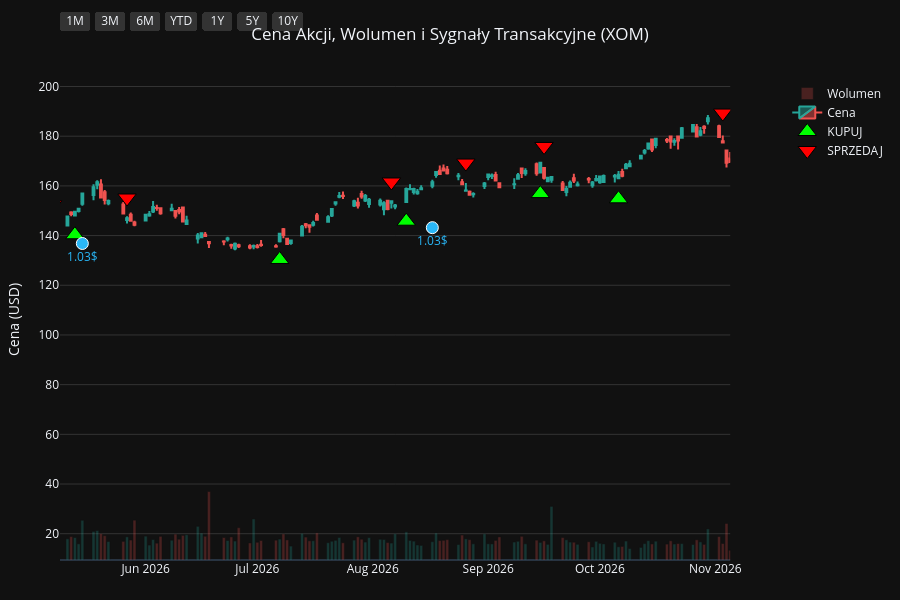
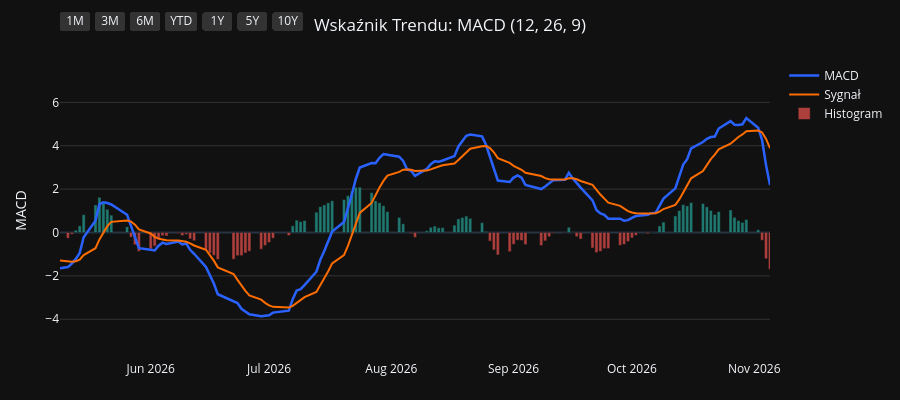
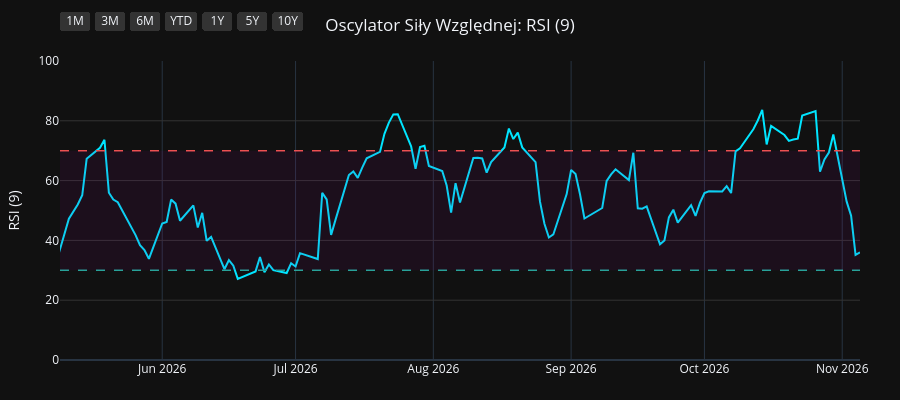
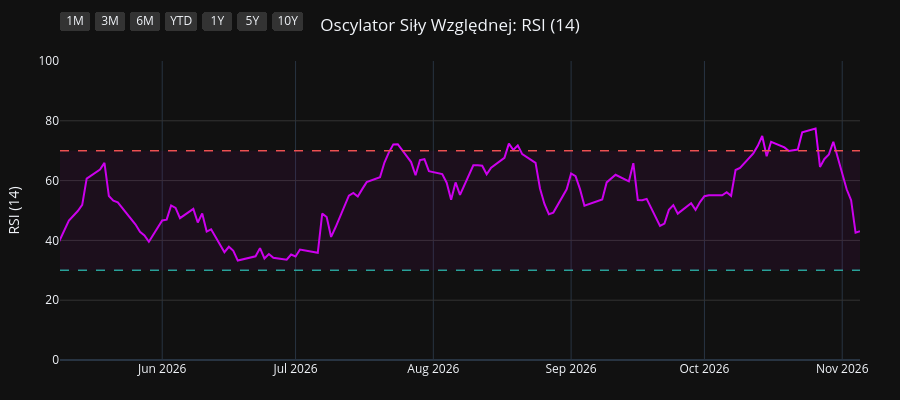

Source (notebook cell) for these figures, in order:
### Code cell
import os
import yfinance as yf
import pandas as pd
import pandas_ta as ta
import plotly.graph_objects as go
from plotly.subplots import make_subplots

# 1. Pobranie i przygotowanie danych
symbol = os.environ.get("STOCK_TICKER", "").strip().upper()
if not symbol:
    raise RuntimeError("Set STOCK_TICKER before running price_extractor.ipynb")
df = yf.Ticker(symbol).history(period="10y")
df.index = df.index.tz_localize(None)

# Wskaźniki i sygnały
df.ta.macd(fast=12, slow=26, signal=9, append=True)
df.ta.rsi(length=9, append=True)
df.ta.rsi(length=14, append=True)
df.ta.rsi(length=21, append=True)
df.dropna(inplace=True)

macd = df['MACD_12_26_9']
signal = df['MACDs_12_26_9']
wczorajszy_macd = macd.shift(1)
wczorajszy_signal = signal.shift(1)

df['Decyzja'] = 'BRAK'
df.loc[(macd > signal) & (wczorajszy_macd <= wczorajszy_signal), 'Decyzja'] = 'KUPUJ'
df.loc[(macd < signal) & (wczorajszy_macd >= wczorajszy_signal), 'Decyzja'] = 'SPRZEDAJ'

df_kupuj = df[df['Decyzja'] == 'KUPUJ']
df_sprzedaj = df[df['Decyzja'] == 'SPRZEDAJ']
df_dywidendy = df[df['Dividends'] > 0]
df_splity = df[df['Stock Splits'] > 0]

# Wspólna konfiguracja osi X
konfiguracja_osi_x = dict(
    type="date",
    showspikes=True, spikemode="across", spikesnap="cursor", spikedash="dot", spikecolor="#ffffff", spikethickness=1, hoverformat="%Y-%m-%d",
    rangeselector=dict(
        buttons=list([
            dict(count=1, label="1M", step="month", stepmode="backward"),
            dict(count=3, label="3M", step="month", stepmode="backward"),
            dict(count=6, label="6M", step="month", stepmode="backward"),
            dict(count=1, label="YTD", step="year", stepmode="todate"),
            dict(count=1, label="1Y", step="year", stepmode="backward"),
            dict(count=5, label="5Y", step="year", stepmode="backward"),
            dict(step="all", label="10Y")
        ]),
        bgcolor="#333333", activecolor="#2962ff", x=0, y=1.1
    )
)

# ==========================================
# WYKRES 1: CENA + WOLUMEN + SYGNAŁY
# ==========================================
fig1 = make_subplots(specs=[[{"secondary_y": True}]])

kolory_wolumenu = ['#26a69a' if row['Close'] >= row['Open'] else '#ef5350' for index, row in df.iterrows()]
fig1.add_trace(go.Bar(x=df.index, y=df['Volume'], marker_color=kolory_wolumenu, opacity=0.25, name='Wolumen'), secondary_y=True)
fig1.add_trace(go.Candlestick(x=df.index, open=df['Open'], high=df['High'], low=df['Low'], close=df['Close'], name='Cena', increasing_line_color='#26a69a', decreasing_line_color='#ef5350'), secondary_y=False)
fig1.add_trace(go.Scatter(x=df_kupuj.index, y=df_kupuj['Low'] * 0.95, customdata=df_kupuj[['Low', 'High']], mode='markers', marker=dict(symbol='triangle-up', size=16, color='#00ff00', line=dict(width=1, color='black')), name='KUPUJ', hovertemplate='KUPUJ<br>Najniższa: %{customdata[0]:.2f}<br>Najwyższa: %{customdata[1]:.2f}<extra></extra>'), secondary_y=False)
fig1.add_trace(go.Scatter(x=df_sprzedaj.index, y=df_sprzedaj['High'] * 1.05, customdata=df_sprzedaj[['Low', 'High']], mode='markers', marker=dict(symbol='triangle-down', size=16, color='#ff0000', line=dict(width=1, color='black')), name='SPRZEDAJ', hovertemplate='SPRZEDAJ<br>Najniższa: %{customdata[0]:.2f}<br>Najwyższa: %{customdata[1]:.2f}<extra></extra>'), secondary_y=False)

if not df_dywidendy.empty:
    fig1.add_trace(go.Scatter(x=df_dywidendy.index, y=df_dywidendy['Low'] * 0.90, mode='markers+text', marker=dict(symbol='circle', size=12, color='#29b6f6', line=dict(width=1, color='white')), text=df_dywidendy['Dividends'].apply(lambda x: f"{x}$"), textposition="bottom center", name='Dywidenda', showlegend=False, hovertemplate='Dywidenda: %{text}<extra></extra>', textfont=dict(color="#29b6f6")), secondary_y=False)
if not df_splity.empty:
                    fig1.add_trace(go.Scatter(x=df_splity.index, y=df_splity['High'], mode='markers+text', marker=dict(symbol='star', size=16, color='#ffee58', line=dict(width=1, color='black')), text=df_splity['Stock Splits'].apply(lambda x: f"{x:g}:1" if x >= 1 else f"1:{1 / x:g}"), textposition="top center", name='Split', hovertemplate='%{text}<extra></extra>', textfont=dict(color="#ffee58")), secondary_y=False)

fig1.update_layout(title=dict(text=f"Cena Akcji, Wolumen i Sygnały Transakcyjne ({symbol})", x=0.5, xanchor='center'), dragmode='pan', xaxis_rangeslider_visible=False, template='plotly_dark', height=600, hovermode='x unified', margin=dict(l=60, r=40, t=60, b=40))
fig1.update_xaxes(**konfiguracja_osi_x)
fig1.update_xaxes(range=[df.index.max() - pd.Timedelta(days=180), df.index.max()])
fig1.update_yaxes(title_text="Cena (USD)", secondary_y=False, gridcolor='#333333')
fig1.update_yaxes(range=[0, df['Volume'].max() * 4], showgrid=False, showticklabels=False, secondary_y=True)
fig1.show(config={'scrollZoom': True})

# ==========================================
# WYKRES 2: WSKAŹNIK MACD
# ==========================================
fig2 = go.Figure()
fig2.add_trace(go.Scatter(x=df.index, y=df['MACD_12_26_9'], line=dict(color='#2962ff', width=2.5), name='MACD'))
fig2.add_trace(go.Scatter(x=df.index, y=df['MACDs_12_26_9'], line=dict(color='#ff6d00', width=2), name='Sygnał'))
kolory_macd = ['#26a69a' if val >= 0 else '#ef5350' for val in df['MACDh_12_26_9']]
fig2.add_trace(go.Bar(x=df.index, y=df['MACDh_12_26_9'], marker_color=kolory_macd, name='Histogram', opacity=0.7))
fig2.update_layout(title=dict(text="Wskaźnik Trendu: MACD (12, 26, 9)", x=0.5, xanchor='center'), dragmode='pan', xaxis_rangeslider_visible=False, template='plotly_dark', height=400, hovermode='x unified', margin=dict(l=60, r=40, t=60, b=40))
fig2.update_xaxes(**konfiguracja_osi_x)
fig2.update_xaxes(range=[df.index.max() - pd.Timedelta(days=180), df.index.max()])
fig2.update_yaxes(title_text="MACD", gridcolor='#333333')
fig2.show(config={'scrollZoom': True})

# ==========================================
# WYKRES 3: OSCYLATOR RSI (9)
# ==========================================
fig3 = go.Figure()
fig3.add_trace(go.Scatter(x=df.index, y=df['RSI_9'], line=dict(color='#00e5ff', width=2), name='RSI (9)'))
fig3.add_hline(y=70, line_dash="dash", line_color="#ef5350", line_width=1.5)
fig3.add_hline(y=30, line_dash="dash", line_color="#26a69a", line_width=1.5)
fig3.add_hrect(y0=30, y1=70, line_width=0, fillcolor="purple", opacity=0.1)
fig3.update_layout(title=dict(text="Oscylator Siły Względnej: RSI (9)", x=0.5, xanchor='center'), dragmode='pan', xaxis_rangeslider_visible=False, template='plotly_dark', height=400, hovermode='x unified', margin=dict(l=60, r=40, t=60, b=40))
fig3.update_xaxes(**konfiguracja_osi_x)
fig3.update_xaxes(range=[df.index.max() - pd.Timedelta(days=180), df.index.max()])
fig3.update_yaxes(title_text="RSI (9)", range=[0, 100], gridcolor='#333333')
fig3.show(config={'scrollZoom': True})

# ==========================================
# WYKRES 4: OSCYLATOR RSI (14)
# ==========================================
fig4 = go.Figure()
fig4.add_trace(go.Scatter(x=df.index, y=df['RSI_14'], line=dict(color='#d500f9', width=2), name='RSI (14)'))
fig4.add_hline(y=70, line_dash="dash", line_color="#ef5350", line_width=1.5)
fig4.add_hline(y=30, line_dash="dash", line_color="#26a69a", line_width=1.5)
fig4.add_hrect(y0=30, y1=70, line_width=0, fillcolor="purple", opacity=0.1)
fig4.update_layout(title=dict(text="Oscylator Siły Względnej: RSI (14)", x=0.5, xanchor='center'), dragmode='pan', xaxis_rangeslider_visible=False, template='plotly_dark', height=400, hovermode='x unified', margin=dict(l=60, r=40, t=60, b=40))
fig4.update_xaxes(**konfiguracja_osi_x)
fig4.update_xaxes(range=[df.index.max() - pd.Timedelta(days=180), df.index.max()])
fig4.update_yaxes(title_text="RSI (14)", range=[0, 100], gridcolor='#333333')
fig4.show(config={'scrollZoom': True})

# ==========================================
# WYKRES 5: OSCYLATOR RSI (21)
# ==========================================
fig5 = go.Figure()
fig5.add_trace(go.Scatter(x=df.index, y=df['RSI_21'], line=dict(color='#64dd17', width=2), name='RSI (21)'))
fig5.add_hline(y=70, line_dash="dash", line_color="#ef5350", line_width=1.5)
fig5.add_hline(y=30, line_dash="dash", line_color="#26a69a", line_width=1.5)
fig5.add_hrect(y0=30, y1=70, line_width=0, fillcolor="purple", opacity=0.1)
fig5.update_layout(title=dict(text="Oscylator Siły Względnej: RSI (21)", x=0.5, xanchor='center'), dragmode='pan', xaxis_rangeslider_visible=False, template='plotly_dark', height=400, hovermode='x unified', margin=dict(l=60, r=40, t=60, b=40))
fig5.update_xaxes(**konfiguracja_osi_x)
fig5.update_xaxes(range=[df.index.max() - pd.Timedelta(days=180), df.index.max()])
fig5.update_yaxes(title_text="RSI (21)", range=[0, 100], gridcolor='#333333')
fig5.show(config={'scrollZoom': True})

### Figure 1 — Plotly figure (JSON) as saved in the notebook; plotly's stock layout.template omitted (floating-point values rounded to 4 significant figures; data arrays with more than 128 entries replaced by an {"elided": "..."} marker saying what was removed)
{"data": [{"marker": {"color": {"elided": "2480 str values"}}, "name": "Wolumen", "opacity": 0.25, "type": "bar", "x": {"elided": "2480 str values"}, "xaxis": "x", "y": {"elided": "2480 int values"}, "yaxis": "y2"}, {"close": {"elided": "2480 float values"}, "decreasing": {"line": {"color": "#ef5350"}}, "high": {"elided": "2480 float values"}, "increasing": {"line": {"color": "#26a69a"}}, "low": {"elided": "2480 float values"}, "name": "Cena", "open": {"elided": "2480 float values"}, "type": "candlestick", "x": {"elided": "2480 str values"}, "xaxis": "x", "yaxis": "y"}, {"customdata": {"elided": "94x2 float values"}, "hovertemplate": "KUPUJ<br>Najniższa: %{customdata[0]:.2f}<br>Najwyższa: %{customdata[1]:.2f}<extra></extra>", "marker": {"color": "#00ff00", "line": {"color": "black", "width": 1}, "size": 16, "symbol": "triangle-up"}, "mode": "markers", "name": "KUPUJ", "type": "scatter", "x": ["2017-02-13T00:00:00", "2017-05-01T00:00:00", "2017-06-12T00:00:00", "2017-07-14T00:00:00", "2017-07-19T00:00:00", "2017-07-27T00:00:00", "2017-08-02T00:00:00", "2017-09-01T00:00:00", "2017-11-30T00:00:00", "2017-12-21T00:00:00", "2018-02-26T00:00:00", "2018-05-10T00:00:00", "2018-06-08T00:00:00", "2018-06-29T00:00:00", "2018-07-26T00:00:00", "2018-08-22T00:00:00", "2018-11-02T00:00:00", "2018-11-29T00:00:00", "2019-01-04T00:00:00", "2019-04-08T00:00:00", "2019-06-06T00:00:00", "2019-08-21T00:00:00", "2019-08-29T00:00:00", "2019-10-21T00:00:00", "2019-11-01T00:00:00", "2019-12-09T00:00:00", "2020-01-02T00:00:00", "2020-02-14T00:00:00", "2020-03-25T00:00:00", "2020-05-20T00:00:00", "2020-07-16T00:00:00", "2020-08-04T00:00:00", "2020-10-08T00:00:00", "2020-10-29T00:00:00", "2021-01-07T00:00:00", "2021-02-08T00:00:00", "2021-04-28T00:00:00", "2021-06-03T00:00:00", "2021-06-23T00:00:00", "2021-07-29T00:00:00", "2021-08-26T00:00:00", "2021-12-10T00:00:00", "2021-12-27T00:00:00", "2022-03-04T00:00:00", "2022-03-25T00:00:00", "2022-04-08T00:00:00", "2022-05-04T00:00:00", "2022-05-16T00:00:00", "2022-07-19T00:00:00", "2022-08-10T00:00:00", "2022-10-04T00:00:00", "2022-12-23T00:00:00", "2023-02-10T00:00:00", "2023-03-28T00:00:00", "2023-04-28T00:00:00", "2023-05-24T00:00:00", "2023-06-02T00:00:00", "2023-06-28T00:00:00", "2023-07-24T00:00:00", "2023-08-30T00:00:00", "2023-09-28T00:00:00", "2023-10-19T00:00:00", "2023-11-15T00:00:00", "2023-11-17T00:00:00", "2023-12-15T00:00:00", "2024-01-25T00:00:00", "2024-05-17T00:00:00", "2024-06-24T00:00:00", "2024-07-11T00:00:00", "2024-08-09T00:00:00", "2024-08-30T00:00:00", "2024-09-19T00:00:00", "2024-11-07T00:00:00", "2024-12-31T00:00:00", "2025-02-04T00:00:00", "2025-03-14T00:00:00", "2025-04-23T00:00:00", "2025-05-08T00:00:00", "2025-06-09T00:00:00", "2025-07-08T00:00:00", "2025-08-19T00:00:00", "2025-09-16T00:00:00", "2025-09-24T00:00:00", "2025-10-22T00:00:00", "2025-11-07T00:00:00", "2025-12-10T00:00:00", "2025-12-23T00:00:00", "2026-03-17T00:00:00", "2026-04-30T00:00:00", "2026-05-13T00:00:00", "2026-07-07T00:00:00", "2026-08-10T00:00:00", "2026-09-15T00:00:00", "2026-10-06T00:00:00"], "xaxis": "x", "y": [51.71, 51.16, 52.06, 51.19, 50.88, 50.64, 50.58, 48.84, 53.23, 53.58, 50.61, 52.53, 54.38, 54.24, 54.95, 52.62, 53.43, 52.6, 46.66, 56.17, 50.62, 48.31, 47.42, 47.24, 47.58, 48.65, 49.51, 43.1, 25.15, 32.49, 31.92, 30.79, 25.09, 23.12, 33.9, 38.6, 43.96, 47.4, 49.93, 45.99, 43.55, 50.28, 48.82, 65.89, 67.63, 69.58, 72.63, 73.43, 71.18, 73.61, 77.26, 89.8, 97.58, 89.04, 98.9, 91.13, 89.25, 88.12, 88.77, 94.68, 101.7, 95.84, 89.91, 89.26, 87.14, 86.54, 104.3, 98.68, 98.05, 103.7, 103.6, 102.6, 106.6, 95.03, 95.7, 98.17, 96.5, 95.48, 94.98, 101.4, 98.0, 104.1, 105.7, 104.4, 106.1, 110.2, 110.2, 147.0, 141.9, 140.3, 130.4, 145.8, 156.9, 154.8], "yaxis": "y"}, {"customdata": {"elided": "94x2 float values"}, "hovertemplate": "SPRZEDAJ<br>Najniższa: %{customdata[0]:.2f}<br>Najwyższa: %{customdata[1]:.2f}<extra></extra>", "marker": {"color": "#ff0000", "line": {"color": "black", "width": 1}, "size": 16, "symbol": "triangle-down"}, "mode": "markers", "name": "SPRZEDAJ", "type": "scatter", "x": ["2017-04-17T00:00:00", "2017-05-25T00:00:00", "2017-06-22T00:00:00", "2017-07-18T00:00:00", "2017-07-21T00:00:00", "2017-07-28T00:00:00", "2017-08-10T00:00:00", "2017-10-18T00:00:00", "2017-12-19T00:00:00", "2018-01-29T00:00:00", "2018-05-01T00:00:00", "2018-05-25T00:00:00", "2018-06-13T00:00:00", "2018-07-17T00:00:00", "2018-07-27T00:00:00", "2018-10-04T00:00:00", "2018-11-14T00:00:00", "2018-12-11T00:00:00", "2019-03-08T00:00:00", "2019-04-09T00:00:00", "2019-07-17T00:00:00", "2019-08-26T00:00:00", "2019-09-26T00:00:00", "2019-10-31T00:00:00", "2019-11-14T00:00:00", "2019-12-31T00:00:00", "2020-01-08T00:00:00", "2020-02-24T00:00:00", "2020-05-13T00:00:00", "2020-06-12T00:00:00", "2020-07-31T00:00:00", "2020-08-19T00:00:00", "2020-10-28T00:00:00", "2020-12-18T00:00:00", "2021-01-25T00:00:00", "2021-03-16T00:00:00", "2021-05-19T00:00:00", "2021-06-18T00:00:00", "2021-06-29T00:00:00", "2021-08-18T00:00:00", "2021-11-02T00:00:00", "2021-12-14T00:00:00", "2022-02-10T00:00:00", "2022-03-15T00:00:00", "2022-03-28T00:00:00", "2022-04-22T00:00:00", "2022-05-10T00:00:00", "2022-06-13T00:00:00", "2022-08-08T00:00:00", "2022-09-01T00:00:00", "2022-11-09T00:00:00", "2023-02-02T00:00:00", "2023-02-17T00:00:00", "2023-04-26T00:00:00", "2023-05-01T00:00:00", "2023-05-31T00:00:00", "2023-06-20T00:00:00", "2023-07-14T00:00:00", "2023-08-23T00:00:00", "2023-09-21T00:00:00", "2023-09-29T00:00:00", "2023-10-23T00:00:00", "2023-11-16T00:00:00", "2023-12-05T00:00:00", "2024-01-10T00:00:00", "2024-04-15T00:00:00", "2024-05-22T00:00:00", "2024-07-10T00:00:00", "2024-08-05T00:00:00", "2024-08-20T00:00:00", "2024-09-03T00:00:00", "2024-10-16T00:00:00", "2024-11-26T00:00:00", "2025-01-31T00:00:00", "2025-03-03T00:00:00", "2025-04-03T00:00:00", "2025-05-05T00:00:00", "2025-05-21T00:00:00", "2025-06-27T00:00:00", "2025-07-16T00:00:00", "2025-09-08T00:00:00", "2025-09-22T00:00:00", "2025-09-30T00:00:00", "2025-11-04T00:00:00", "2025-11-24T00:00:00", "2025-12-16T00:00:00", "2026-02-17T00:00:00", "2026-04-02T00:00:00", "2026-05-07T00:00:00", "2026-05-27T00:00:00", "2026-08-06T00:00:00", "2026-08-26T00:00:00", "2026-09-16T00:00:00", "2026-11-03T00:00:00"], "xaxis": "x", "y": [56.89, 57.94, 57.15, 56.8, 56.63, 55.99, 56.43, 58.99, 59.37, 63.75, 55.72, 57.79, 60.17, 60.28, 60.01, 63.36, 58.8, 57.84, 59.63, 62.08, 57.76, 52.55, 54.92, 52.13, 53.73, 54.38, 54.76, 45.68, 35.34, 39.17, 33.97, 35.04, 26.6, 36.83, 39.58, 51.04, 51.96, 53.43, 55.36, 49.18, 57.67, 55.79, 71.95, 71.49, 75.22, 79.57, 78.46, 89.18, 81.73, 87.56, 104.3, 106.8, 106.8, 109.5, 109.7, 97.24, 98.87, 98.19, 102.1, 111.7, 113.4, 105.6, 99.16, 98.26, 95.82, 117.9, 114.8, 109.4, 113.4, 116.8, 114.3, 119.6, 118.8, 109.8, 112.4, 115.7, 104.8, 106.1, 111.3, 114.8, 112.3, 115.1, 115.8, 116.7, 120.6, 120.3, 154.5, 172.9, 152.4, 155.1, 161.6, 169.2, 175.9, 189.3], "yaxis": "y"}, {"hovertemplate": "Dywidenda: %{text}<extra></extra>", "marker": {"color": "#29b6f6", "line": {"color": "white", "width": 1}, "size": 12, "symbol": "circle"}, "mode": "markers+text", "name": "Dywidenda", "showlegend": false, "text": ["0.75$", "0.77$", "0.77$", "0.77$", "0.77$", "0.82$", "0.82$", "0.82$", "0.82$", "0.87$", "0.87$", "0.87$", "0.87$", "0.87$", "0.87$", "0.87$", "0.87$", "0.87$", "0.87$", "0.88$", "0.88$", "0.88$", "0.88$", "0.91$", "0.91$", "0.91$", "0.91$", "0.95$", "0.95$", "0.95$", "0.95$", "0.99$", "0.99$", "0.99$", "0.99$", "1.03$", "1.03$", "1.03$", "1.03$"], "textfont": {"color": "#29b6f6"}, "textposition": "bottom center", "type": "scatter", "x": ["2017-02-08T00:00:00", "2017-05-10T00:00:00", "2017-08-10T00:00:00", "2017-11-10T00:00:00", "2018-02-09T00:00:00", "2018-05-11T00:00:00", "2018-08-10T00:00:00", "2018-11-09T00:00:00", "2019-02-08T00:00:00", "2019-05-10T00:00:00", "2019-08-12T00:00:00", "2019-11-08T00:00:00", "2020-02-10T00:00:00", "2020-05-12T00:00:00", "2020-08-12T00:00:00", "2020-11-10T00:00:00", "2021-02-09T00:00:00", "2021-05-12T00:00:00", "2021-08-12T00:00:00", "2021-11-10T00:00:00", "2022-02-09T00:00:00", "2022-05-12T00:00:00", "2022-08-11T00:00:00", "2022-11-14T00:00:00", "2023-02-13T00:00:00", "2023-05-15T00:00:00", "2023-08-15T00:00:00", "2023-11-14T00:00:00", "2024-02-13T00:00:00", "2024-05-14T00:00:00", "2024-08-15T00:00:00", "2024-11-14T00:00:00", "2025-02-12T00:00:00", "2025-05-15T00:00:00", "2025-08-15T00:00:00", "2025-11-14T00:00:00", "2026-02-12T00:00:00", "2026-05-15T00:00:00", "2026-08-17T00:00:00"], "xaxis": "x", "y": [48.28, 49.03, 47.84, 50.43, 45.68, 50.52, 49.75, 50.78, 46.86, 48.99, 45.75, 47.19, 40.38, 30.46, 30.72, 25.95, 36.5, 44.46, 42.95, 48.81, 60.92, 65.21, 72.19, 89.52, 92.95, 84.6, 88.05, 85.48, 83.56, 97.54, 99.71, 102.4, 92.03, 91.83, 92.67, 102.9, 133.1, 136.8, 143.2], "yaxis": "y"}], "layout": {"dragmode": "pan", "height": 600, "hovermode": "x unified", "margin": {"b": 40, "l": 60, "r": 40, "t": 60}, "title": {"text": "Cena Akcji, Wolumen i Sygnały Transakcyjne (XOM)", "x": 0.5, "xanchor": "center"}, "xaxis": {"anchor": "y", "domain": [0.0, 0.94], "hoverformat": "%Y-%m-%d", "range": ["2026-05-09T00:00:00", "2026-11-05T00:00:00"], "rangeselector": {"activecolor": "#2962ff", "bgcolor": "#333333", "buttons": [{"count": 1, "label": "1M", "step": "month", "stepmode": "backward"}, {"count": 3, "label": "3M", "step": "month", "stepmode": "backward"}, {"count": 6, "label": "6M", "step": "month", "stepmode": "backward"}, {"count": 1, "label": "YTD", "step": "year", "stepmode": "todate"}, {"count": 1, "label": "1Y", "step": "year", "stepmode": "backward"}, {"count": 5, "label": "5Y", "step": "year", "stepmode": "backward"}, {"label": "10Y", "step": "all"}], "x": 0, "y": 1.1}, "rangeslider": {"visible": false}, "showspikes": true, "spikecolor": "#ffffff", "spikedash": "dot", "spikemode": "across", "spikesnap": "cursor", "spikethickness": 1, "type": "date"}, "yaxis": {"anchor": "x", "domain": [0.0, 1.0], "gridcolor": "#333333", "title": {"text": "Cena (USD)"}}, "yaxis2": {"anchor": "x", "overlaying": "y", "range": [0, 337757600], "showgrid": false, "showticklabels": false, "side": "right"}}}

### Figure 2 — Plotly figure (JSON) as saved in the notebook; plotly's stock layout.template omitted (floating-point values rounded to 4 significant figures; data arrays with more than 128 entries replaced by an {"elided": "..."} marker saying what was removed)
{"data": [{"line": {"color": "#2962ff", "width": 2.5}, "name": "MACD", "type": "scatter", "x": {"elided": "2480 str values"}, "y": {"elided": "2480 float values"}}, {"line": {"color": "#ff6d00", "width": 2}, "name": "Sygnał", "type": "scatter", "x": {"elided": "2480 str values"}, "y": {"elided": "2480 float values"}}, {"marker": {"color": {"elided": "2480 str values"}}, "name": "Histogram", "opacity": 0.7, "type": "bar", "x": {"elided": "2480 str values"}, "y": {"elided": "2480 float values"}}], "layout": {"dragmode": "pan", "height": 400, "hovermode": "x unified", "margin": {"b": 40, "l": 60, "r": 40, "t": 60}, "title": {"text": "Wskaźnik Trendu: MACD (12, 26, 9)", "x": 0.5, "xanchor": "center"}, "xaxis": {"hoverformat": "%Y-%m-%d", "range": ["2026-05-09T00:00:00", "2026-11-05T00:00:00"], "rangeselector": {"activecolor": "#2962ff", "bgcolor": "#333333", "buttons": [{"count": 1, "label": "1M", "step": "month", "stepmode": "backward"}, {"count": 3, "label": "3M", "step": "month", "stepmode": "backward"}, {"count": 6, "label": "6M", "step": "month", "stepmode": "backward"}, {"count": 1, "label": "YTD", "step": "year", "stepmode": "todate"}, {"count": 1, "label": "1Y", "step": "year", "stepmode": "backward"}, {"count": 5, "label": "5Y", "step": "year", "stepmode": "backward"}, {"label": "10Y", "step": "all"}], "x": 0, "y": 1.1}, "rangeslider": {"visible": false}, "showspikes": true, "spikecolor": "#ffffff", "spikedash": "dot", "spikemode": "across", "spikesnap": "cursor", "spikethickness": 1, "type": "date"}, "yaxis": {"gridcolor": "#333333", "title": {"text": "MACD"}}}}

### Figure 3 — Plotly figure (JSON) as saved in the notebook; plotly's stock layout.template omitted (floating-point values rounded to 4 significant figures; data arrays with more than 128 entries replaced by an {"elided": "..."} marker saying what was removed)
{"data": [{"line": {"color": "#00e5ff", "width": 2}, "name": "RSI (9)", "type": "scatter", "x": {"elided": "2480 str values"}, "y": {"elided": "2480 float values"}}], "layout": {"dragmode": "pan", "height": 400, "hovermode": "x unified", "margin": {"b": 40, "l": 60, "r": 40, "t": 60}, "shapes": [{"line": {"color": "#ef5350", "dash": "dash", "width": 1.5}, "type": "line", "x0": 0, "x1": 1, "xref": "x domain", "y0": 70, "y1": 70, "yref": "y"}, {"line": {"color": "#26a69a", "dash": "dash", "width": 1.5}, "type": "line", "x0": 0, "x1": 1, "xref": "x domain", "y0": 30, "y1": 30, "yref": "y"}, {"fillcolor": "purple", "line": {"width": 0}, "opacity": 0.1, "type": "rect", "x0": 0, "x1": 1, "xref": "x domain", "y0": 30, "y1": 70, "yref": "y"}], "title": {"text": "Oscylator Siły Względnej: RSI (9)", "x": 0.5, "xanchor": "center"}, "xaxis": {"hoverformat": "%Y-%m-%d", "range": ["2026-05-09T00:00:00", "2026-11-05T00:00:00"], "rangeselector": {"activecolor": "#2962ff", "bgcolor": "#333333", "buttons": [{"count": 1, "label": "1M", "step": "month", "stepmode": "backward"}, {"count": 3, "label": "3M", "step": "month", "stepmode": "backward"}, {"count": 6, "label": "6M", "step": "month", "stepmode": "backward"}, {"count": 1, "label": "YTD", "step": "year", "stepmode": "todate"}, {"count": 1, "label": "1Y", "step": "year", "stepmode": "backward"}, {"count": 5, "label": "5Y", "step": "year", "stepmode": "backward"}, {"label": "10Y", "step": "all"}], "x": 0, "y": 1.1}, "rangeslider": {"visible": false}, "showspikes": true, "spikecolor": "#ffffff", "spikedash": "dot", "spikemode": "across", "spikesnap": "cursor", "spikethickness": 1, "type": "date"}, "yaxis": {"gridcolor": "#333333", "range": [0, 100], "title": {"text": "RSI (9)"}}}}

### Figure 4 — Plotly figure (JSON) as saved in the notebook; plotly's stock layout.template omitted (floating-point values rounded to 4 significant figures; data arrays with more than 128 entries replaced by an {"elided": "..."} marker saying what was removed)
{"data": [{"line": {"color": "#d500f9", "width": 2}, "name": "RSI (14)", "type": "scatter", "x": {"elided": "2480 str values"}, "y": {"elided": "2480 float values"}}], "layout": {"dragmode": "pan", "height": 400, "hovermode": "x unified", "margin": {"b": 40, "l": 60, "r": 40, "t": 60}, "shapes": [{"line": {"color": "#ef5350", "dash": "dash", "width": 1.5}, "type": "line", "x0": 0, "x1": 1, "xref": "x domain", "y0": 70, "y1": 70, "yref": "y"}, {"line": {"color": "#26a69a", "dash": "dash", "width": 1.5}, "type": "line", "x0": 0, "x1": 1, "xref": "x domain", "y0": 30, "y1": 30, "yref": "y"}, {"fillcolor": "purple", "line": {"width": 0}, "opacity": 0.1, "type": "rect", "x0": 0, "x1": 1, "xref": "x domain", "y0": 30, "y1": 70, "yref": "y"}], "title": {"text": "Oscylator Siły Względnej: RSI (14)", "x": 0.5, "xanchor": "center"}, "xaxis": {"hoverformat": "%Y-%m-%d", "range": ["2026-05-09T00:00:00", "2026-11-05T00:00:00"], "rangeselector": {"activecolor": "#2962ff", "bgcolor": "#333333", "buttons": [{"count": 1, "label": "1M", "step": "month", "stepmode": "backward"}, {"count": 3, "label": "3M", "step": "month", "stepmode": "backward"}, {"count": 6, "label": "6M", "step": "month", "stepmode": "backward"}, {"count": 1, "label": "YTD", "step": "year", "stepmode": "todate"}, {"count": 1, "label": "1Y", "step": "year", "stepmode": "backward"}, {"count": 5, "label": "5Y", "step": "year", "stepmode": "backward"}, {"label": "10Y", "step": "all"}], "x": 0, "y": 1.1}, "rangeslider": {"visible": false}, "showspikes": true, "spikecolor": "#ffffff", "spikedash": "dot", "spikemode": "across", "spikesnap": "cursor", "spikethickness": 1, "type": "date"}, "yaxis": {"gridcolor": "#333333", "range": [0, 100], "title": {"text": "RSI (14)"}}}}
